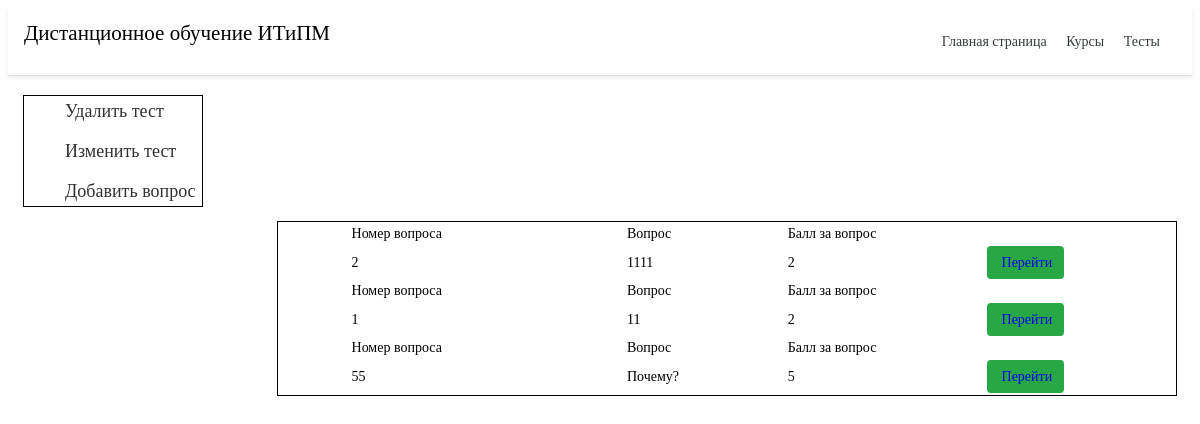
Page /test/13/ on the committed database.
### testing/models.py (models this page shows, shortened)
class QuestionsTable(models.Model):
    id_test = models.ForeignKey(TestTable, on_delete=models.CASCADE)
    text = models.CharField('Текст вопроса', max_length=70)
    number = models.IntegerField('Порядковый номер вопроса') # тут я совневаюсь
    ball = models.IntegerField('Балл за ответ')
    class Meta:
        verbose_name = 'Вопрос'
        verbose_name_plural = 'Вопросы'

### testing/views.py (the view)
# urls.py: path('<int:pk>/', views.test_dateil, name='test_dateil'),
def test_dateil(request, pk):
    ku = list(TestTable.objects.filter(id=pk).values())
    top = QuestionsTable.objects.filter(id_test=pk)
    return render(request, 'testing/test_detail.html', {'post': ku[0], 'top': top, 'pk': pk})

### testing/templates/testing/test_detail.html (shortened to what this page needs)
{% extends 'main/base.html' %}
{% block content %}
<div class="menu_gl">
    <ul class="menu">
        <li><a href="{% url 'test_delete' pk %}">Удалить тест</a></li>
        <li><a href="{% url 'test_update' pk %}">Изменить тест</a></li>
        <li><a href="{% url 'add_quest' pk %}">Добавить вопрос</a></li>
    </ul>
</div>
<div class="co">
    <table class="iksweb">
        <tbody>
            {% if top %}
            {% for el in top %}
            <tr class="table_na">
                <td>Номер вопроса</td>
                <td>Вопрос</td>
                <td>Балл за вопрос</td>
            </tr>
            <tr>
                <td>{{ el.number }}</td>
                <td class="table_na">{{ el.text }}</td>
                <td class="table_na">{{ el.ball }}</td>
                <td class="btn btn-success"><a href="{% url 'qust_detele' pk el.id %}">Перейти</a>
                    </button></td>
            </tr>
            {%endfor%}
        </tbody>
    </table>
    {% else %}
    <p>Вы не добавили темы</p>
    {%endif%}
    {% endblock %}

### main/static/main/css/style.css (style rules this page uses)
a { text-decoration: none; display: inline-block; }
body { font-family: 'PT Serif', serif; font-weight: 400; font-size: 14px; line-height: 18px; color: #000; background-color: #fff; }
.btn { display: inline-block; color: #212529; text-align: center; -webkit-user-select: none; -moz-user-select: none; -ms-user-select: none; padding: .375rem .75rem; line-height: 1.5; border-radius: .25rem; transition: color .15s ease-in-out, background-color .15s ease-in-out, border-color .15s ease-in-out, box-shadow .15s ease-in-out; padding-left: 18px; }
.btn-success { color: #fff; background-color: #28a745; border-color: #28a745 }
.menu { border: 1px solid #000; max-width: 150px; }
.iksweb { border: 1px solid #000; max-width: 100%; float: right; width: 900px; }
.iksweb td { padding-left: 8%; }
.menu li { display: inline-block; }
.menu a { color: #323232; font-size: 18px; line-height: 28px; border: 1px solid transparent; transition: ALL .3s; }
.menu li+li { padding-top: 10px; }
.menu_gl { width: 180px; }

### rows in the picture
QuestionsTable: number "2", text "1111", ball "2"
QuestionsTable: number "1", text "11", ball "2"
QuestionsTable: number "55", text "Почему?", ball "5"
